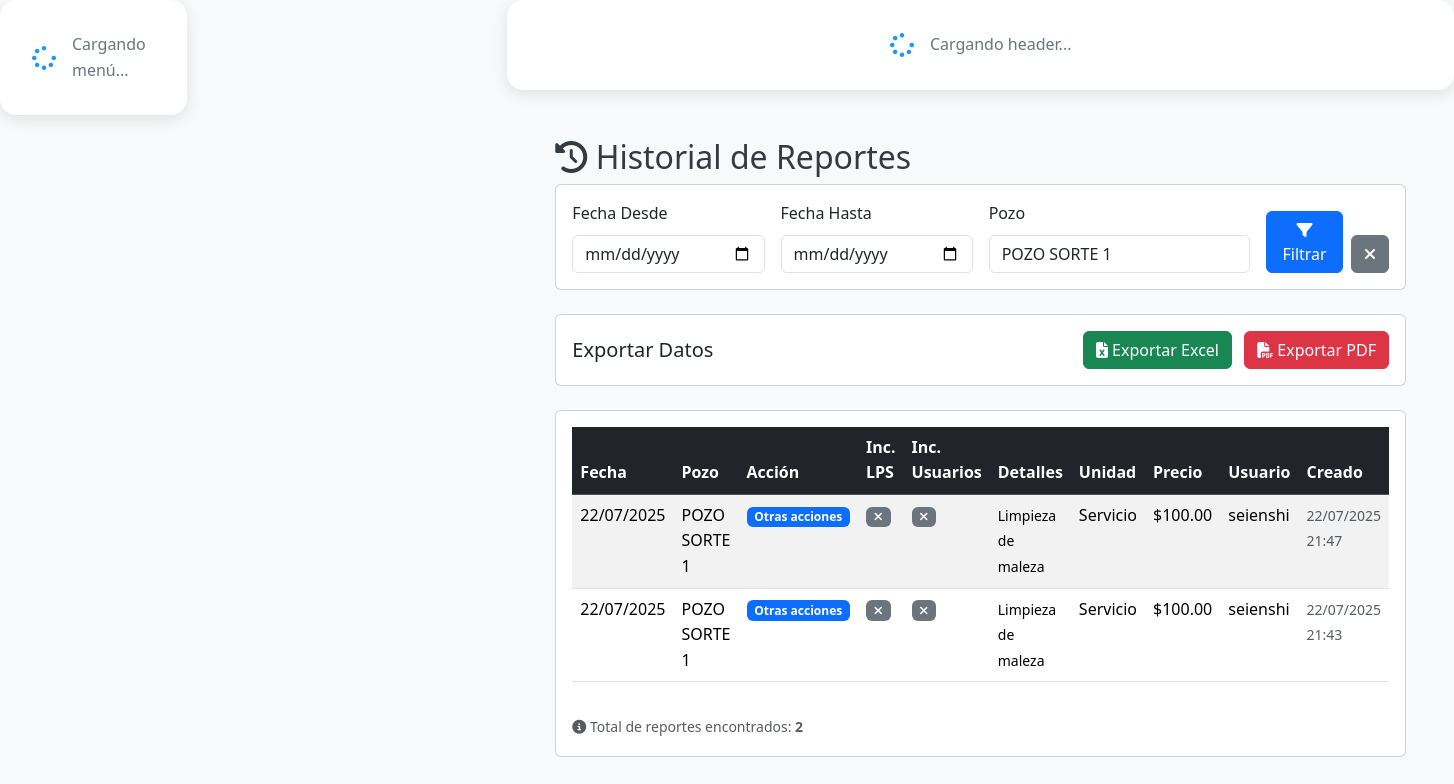
Screenshot of /views/historial.php?poso_filter=1 (signed in) with the database file from the repository.
### tables this page shows
CREATE TABLE `reportes` (
  `id` int NOT NULL AUTO_INCREMENT,
  `poso_id` int NOT NULL,
  `fecha` date NOT NULL,
  `incremento_lps` tinyint(1) DEFAULT '0',
  `incremento_usuarios` tinyint(1) DEFAULT '0',
  `accion_id` int NOT NULL,
  `motor_id` int DEFAULT NULL,
  `bomba_id` int DEFAULT NULL,
  `otra_accion` text,
  `unidad` varchar(100) DEFAULT NULL,
  `precio` decimal(10,2) DEFAULT NULL,
  `usuario_id` int NOT NULL,
  `created_at` timestamp NULL DEFAULT CURRENT_TIMESTAMP,
  PRIMARY KEY (`id`)
);

CREATE TABLE `posos` (
  `id` bigint unsigned NOT NULL AUTO_INCREMENT,
  `nombre` varchar(100) DEFAULT NULL,
  `municipio` varchar(100) DEFAULT NULL,
  `norte` varchar(100) DEFAULT NULL,
  `este` varchar(100) DEFAULT NULL,
  `sectores` text,
  `habitantes` varchar(100) DEFAULT NULL,
  `lps` varchar(100) DEFAULT NULL,
  `statuso` varchar(100) DEFAULT NULL,
  `statusi` varchar(100) DEFAULT NULL,
  `motor_id` bigint unsigned DEFAULT NULL,
  `bomba_id` bigint unsigned DEFAULT NULL,
  PRIMARY KEY (`id`),
  KEY `posos_motores_fk` (`motor_id`),
  KEY `posos_bombas_fk` (`bomba_id`),
  CONSTRAINT `posos_bombas_fk` FOREIGN KEY (`bomba_id`) REFERENCES `bombas` (`id`) ON DELETE SET NULL ON UPDATE CASCADE,
  CONSTRAINT `posos_motores_fk` FOREIGN KEY (`motor_id`) REFERENCES `motores` (`id`) ON DELETE SET NULL ON UPDATE CASCADE
);

CREATE TABLE `acciones` (
  `id` int NOT NULL AUTO_INCREMENT,
  `accion` varchar(255) NOT NULL,
  PRIMARY KEY (`id`)
);

CREATE TABLE `users` (
  `id` bigint unsigned NOT NULL AUTO_INCREMENT,
  `user` varchar(100) NOT NULL,
  `password` varchar(100) DEFAULT NULL,
  `name` varchar(100) DEFAULT NULL,
  `lastname` varchar(100) DEFAULT NULL,
  `email` varchar(100) DEFAULT NULL,
  `phone` varchar(100) DEFAULT NULL,
  `department` varchar(100) DEFAULT NULL,
  PRIMARY KEY (`id`),
  UNIQUE KEY `Users_unique` (`user`)
);

### views/historial.php (the view, shortened to what this page needs)
<?php
require_once __DIR__ . '/../conexion.php';
$fecha_desde = $_GET['fecha_desde'] ?? '';
$fecha_hasta = $_GET['fecha_hasta'] ?? '';
$poso_filter = $_GET['poso_filter'] ?? '';
$where_conditions = [];
$params = [];
$types = '';
if (!empty($poso_filter)) {
    $where_conditions[] = "r.poso_id = ?";
    $params[] = $poso_filter;
    $types .= 'i';
}
$where_clause = !empty($where_conditions) ? 'WHERE ' . implode(' AND ', $where_conditions) : '';
$query = "SELECT r.*, p.nombre as poso_nombre, a.accion, u.user as username,
                 m.hp as motor_hp, m.voltaje as motor_voltaje, m.tipo as motor_tipo,
                 b.lps as bomba_lps, b.altura as bomba_altura, b.tipo as bomba_tipo
          FROM reportes r
          LEFT JOIN posos p ON r.poso_id = p.id
          LEFT JOIN acciones a ON r.accion_id = a.id
          LEFT JOIN users u ON r.usuario_id = u.id
          LEFT JOIN motores m ON r.motor_id = m.id
          LEFT JOIN bombas b ON r.bomba_id = b.id
          $where_clause
          ORDER BY r.fecha DESC, r.created_at DESC";
$stmt = $conn->prepare($query);
if (!empty($params)) {
    $stmt->bind_param($types, ...$params);
}
$stmt->execute();
$result = $stmt->get_result();
$reportes = $result->fetch_all(MYSQLI_ASSOC);
$pozos = [];
$result = $conn->query("SELECT id, nombre FROM posos ORDER BY nombre");
if ($result) {
    while ($row = $result->fetch_assoc()) {
        $pozos[] = $row;
    }
}
?>
<!DOCTYPE html>
<html lang="es">
<head>
    <link href="https://cdn.jsdelivr.net/npm/bootstrap@5.3.2/dist/css/bootstrap.min.css" rel="stylesheet">
    <link href="https://cdnjs.cloudflare.com/ajax/libs/font-awesome/6.4.0/css/all.min.css" rel="stylesheet">
    <link href="../assets/css/dashboard.css" rel="stylesheet">
</head>
<body>
    <div class="dashboard-container">
        <div id="sidebarContainer">
            <div class="loading-component">
                <i class="fas fa-spinner fa-spin"></i>
                <span>Cargando menú...</span>
            </div>
        </div>
        <main class="main-content">
            <div id="headerContainer">
                <div class="loading-component">
                    <i class="fas fa-spinner fa-spin"></i>
                    <span>Cargando header...</span>
                </div>
            </div>
            <div class="content-area" id="contentArea">
                <div class="page-header">
                    <h2><i class="fas fa-history"></i> Historial de Reportes</h2>
                </div>
                <div class="card mb-4">
                    <div class="card-body">
                        <form method="GET" class="row g-3">
                            <div class="col-md-3">
                                <label for="fecha_desde" class="form-label">Fecha Desde</label>
                                <input type="date" class="form-control" name="fecha_desde" id="fecha_desde" value="<?php echo htmlspecialchars($fecha_desde); ?>">
                            </div>
                            <div class="col-md-3">
                                <label for="fecha_hasta" class="form-label">Fecha Hasta</label>
                                <input type="date" class="form-control" name="fecha_hasta" id="fecha_hasta" value="<?php echo htmlspecialchars($fecha_hasta); ?>">
                            </div>
                            <div class="col-md-4">
                                <label for="poso_filter" class="form-label">Pozo</label>
                                <select class="form-control" name="poso_filter" id="poso_filter">
                                    <?php foreach ($pozos as $pozo): ?>
                                    <option value="<?php echo $pozo['id']; ?>" <?php echo $poso_filter == $pozo['id'] ? 'selected' : ''; ?>>
                                        <?php echo htmlspecialchars($pozo['nombre']); ?>
                                    </option>
                                    <?php endforeach; ?>
                                </select>
                            </div>
                            <div class="col-md-2 d-flex align-items-end">
                                <button type="submit" class="btn btn-primary me-2">
                                    <i class="fas fa-filter"></i> Filtrar
                                </button>
                                <a href="historial.php" class="btn btn-secondary">
                                    <i class="fas fa-times"></i>
                                </a>
                            </div>
                        </form>
                    </div>
                </div>
                <div class="card mb-4">
                    <div class="card-body">
                        <div class="d-flex justify-content-between align-items-center">
                            <h5 class="mb-0">Exportar Datos</h5>
                            <div>
                                <a href="?export=excel<?php echo !empty($_SERVER['QUERY_STRING']) ? '&' . str_replace('export=excel&', '', $_SERVER['QUERY_STRING']) : ''; ?>" class="btn btn-success me-2">
                                    <i class="fas fa-file-excel"></i> Exportar Excel
                                </a>
                                <a href="?export=pdf<?php echo !empty($_SERVER['QUERY_STRING']) ? '&' . str_replace('export=pdf&', '', $_SERVER['QUERY_STRING']) : ''; ?>" class="btn btn-danger">
                                    <i class="fas fa-file-pdf"></i> Exportar PDF
                                </a>
                            </div>
                        </div>
                    </div>
                </div>
                <div class="card">
                    <div class="card-body">
                        <div class="table-responsive">
                            <table class="table table-striped table-hover">
                                <thead class="table-dark">
                                    <tr>
                                        <th>Fecha</th>
                                        <th>Pozo</th>
                                        <th>Acción</th>
                                        <th>Inc. LPS</th>
                                        <th>Inc. Usuarios</th>
                                        <th>Detalles</th>
                                        <th>Unidad</th>
                                        <th>Precio</th>
                                        <th>Usuario</th>
                                        <th>Creado</th>
                                    </tr>
                                </thead>
                                <tbody>
                                    <?php if (empty($reportes)): ?>
                                    <tr>
                                        <td colspan="10" class="text-center text-muted">
                                            <i class="fas fa-inbox fa-2x mb-2"></i><br>
                                            No se encontraron reportes con los filtros aplicados
                                        </td>
                                    </tr>
                                    <?php else: ?>
                                    <?php foreach ($reportes as $reporte): ?>
                                    <tr>
                                        <td><?php echo date('d/m/Y', strtotime($reporte['fecha'])); ?></td>
                                        <td><?php echo htmlspecialchars($reporte['poso_nombre']); ?></td>
                                        <td>
                                            <span class="badge bg-primary"><?php echo htmlspecialchars($reporte['accion']); ?></span>
                                        </td>
                                        <td>
                                            <?php if ($reporte['incremento_lps']): ?>
                                                <span class="badge bg-success"><i class="fas fa-check"></i></span>
                                            <?php else: ?>
                                                <span class="badge bg-secondary"><i class="fas fa-times"></i></span>
                                            <?php endif; ?>
                                        </td>
                                        <td>
                                            <?php if ($reporte['incremento_usuarios']): ?>
                                                <span class="badge bg-success"><i class="fas fa-check"></i></span>
                                            <?php else: ?>
                                                <span class="badge bg-secondary"><i class="fas fa-times"></i></span>
                                            <?php endif; ?>
                                        </td>
                                        <td>
                                            <?php if ($reporte['motor_hp']): ?>
                                                <small><strong>Motor:</strong> <?php echo $reporte['motor_hp']; ?> HP - <?php echo $reporte['motor_voltaje']; ?>V</small>
                                            <?php elseif ($reporte['bomba_lps']): ?>
                                                <small><strong>Bomba:</strong> <?php echo $reporte['bomba_lps']; ?> LPS - <?php echo $reporte['bomba_altura']; ?></small>
                                            <?php elseif ($reporte['otra_accion']): ?>
                                                <small><?php echo htmlspecialchars($reporte['otra_accion']); ?></small>
                                            <?php else: ?>
                                                <span class="text-muted">-</span>
                                            <?php endif; ?>
                                        </td>
                                        <td><?php echo htmlspecialchars($reporte['unidad']) ?: '-'; ?></td>
                                        <td>
                                            <?php if ($reporte['precio']): ?>
                                                $<?php echo number_format($reporte['precio'], 2); ?>
                                            <?php else: ?>
                                                <span class="text-muted">-</span>
                                            <?php endif; ?>
                                        </td>
                                        <td><?php echo htmlspecialchars($reporte['username']); ?></td>
                                        <td>
                                            <small class="text-muted">
                                                <?php echo date('d/m/Y H:i', strtotime($reporte['created_at'])); ?>
                                            </small>
                                        </td>
                                    </tr>
                                    <?php endforeach; ?>
                                    <?php endif; ?>
                                </tbody>
                            </table>
                        </div>
                        <?php if (!empty($reportes)): ?>
                        <div class="mt-3">
                            <small class="text-muted">
                                <i class="fas fa-info-circle"></i>
                                Total de reportes encontrados: <strong><?php echo count($reportes); ?></strong>
                            </small>
                        </div>
                        <?php endif; ?>
                    </div>
                </div>
            </div>
        </main>
    </div>
</body>
</html>

### assets/css/dashboard.css (style rules this page uses)
:root { --primary-blue: #1976d2; --secondary-blue: #2196f3; --light-blue: #e3f2fd; --accent-blue: #64b5f6; --primary-green: #4caf50; --success-green: #2e7d32; --warning-orange: #ff9800; --error-red: #f44336; --info-cyan: #00bcd4; --white: #ffffff; --light-gray: #f8f9fa; --medium-gray: #6c757d; --dark-gray: #343a40; --border-color: #dee2e6; --sidebar-width: 320px; --sidebar-collapsed-width: 85px; --header-height: 85px; --shadow-light: rgba(0, 0, 0, 0.1); --shadow-medium: rgba(0, 0, 0, 0.15); --shadow-dark: rgba(0, 0, 0, 0.25); --transition: all 0.3s cubic-bezier(0.4, 0, 0.2, 1); --border-radius: 16px; }
* { margin: 0; padding: 0; box-sizing: border-box; }
body { font-family: "Segoe UI", Tahoma, Geneva, Verdana, sans-serif; background: var(--light-gray); color: var(--dark-gray); line-height: 1.6; overflow-x: hidden; }
.loading-component { display: flex; align-items: center; justify-content: center; gap: 1rem; padding: 2rem; color: var(--medium-gray); background: var(--white); border-radius: var(--border-radius); box-shadow: 0 4px 15px var(--shadow-light); }
.loading-component i { font-size: 1.5rem; color: var(--secondary-blue); }
.dashboard-container { display: flex; min-height: 100vh; }
.main-content { flex: 1; margin-left: var(--sidebar-width); transition: var(--transition); min-height: 100vh; display: flex; flex-direction: column; }
.content-area { flex: 1; padding: 3rem; overflow-y: auto; }

### rows the page displays
reportes: fecha "22/07/2025", poso.nombre "POZO SORTE 1", accion.accion "Otras acciones", incremento_lps 0 (drawn), incremento_usuarios 0 (drawn), otra_accion "Limpieza de maleza", unidad "Servicio", precio "100.00", users.user "seienshi", created_at "22/07/2025 21:47"
reportes: fecha "22/07/2025", poso.nombre "POZO SORTE 1", accion.accion "Otras acciones", incremento_lps 0 (drawn), incremento_usuarios 0 (drawn), otra_accion "Limpieza de maleza", unidad "Servicio", precio "100.00", users.user "seienshi", created_at "22/07/2025 21:43"

### other values shown
count($reportes) "2"
form field poso_filter "POZO SORTE 1"
